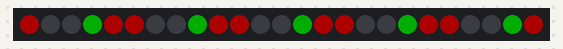
A sketch run on a simulated Arduino Uno, built with avr-gcc and run on an emulated ATmega328P. On the bench: 25 RGB LEDs in strip order, left to right. Dim RGB values are drawn brighter than linear; what the sketch prints to the serial monitor is not drawn.

Above: at 0.06 s.
At 5.15 s:
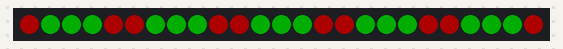
At 10.02 s:
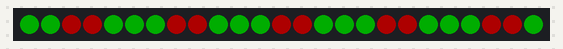
At 19.97 s:
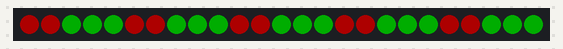
At 29.93 s:
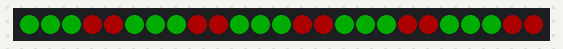
At 39.88 s:
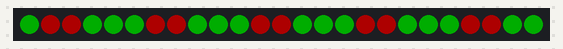

The sketch:

sketch_nov28a.ino
```cpp
#include <FastLED.h>

#define PIN 6
#define pixelLen 25//MUST BE SET BEFORE DOWNLOAD

CRGB strip[pixelLen];

boolean smartDelay(int ms) {
  long startMs = millis(); //get the time
  while (millis() < (startMs + ms)) {
    yield(); //do nothing?
    if (Serial.available()) {
      return false; //back out to get new command
    }
  }
  return true;
}

void rain(byte r, byte g, byte b, int delayMs) {
  int trailLen = 1;//round(pixelLen/delayMs);
  int offset = 4 + trailLen;
  int k;
  for (int q = 0; q < offset; q++) {
    for (int i = 0; i < (pixelLen + trailLen + 1); i = i + offset) {
      if ((i + q) >= 0 && (i + q) < pixelLen) {
        strip[i + q] = CRGB(r, g, b);
      }
      for (int w = 0; w < trailLen; w++) {
        k = w + 1;
        int rf = round(r / (k * k));
        int gf = round(g / (k * k));
        int bf = round(b / (k * k));
        int curpos = i + q - k;
        if (curpos >= 0 && curpos < pixelLen) {
          strip[curpos] = CRGB(rf, gf, bf);
        }
        if ((i + q - (trailLen + 1)) >= 0 && (i + q - (trailLen + 1)) < pixelLen) {
          strip[i + q - (trailLen + 1)] = CRGB(0,255,0);
        }
        smartDelay(2);
      }
    }
    FastLED.setBrightness(50);
    FastLED.show();
    smartDelay(delayMs);
  }
}

void setup() {
  Serial.begin(115200);

  FastLED.addLeds<NEOPIXEL, PIN>(strip, pixelLen).setCorrection(TypicalLEDStrip);

  Serial.println("Box_Online");
}

void loop() {
//  fill_solid( strip, pixelLen, CRGB(0,255,0));
  rain(255,0,0,100);
}
```
